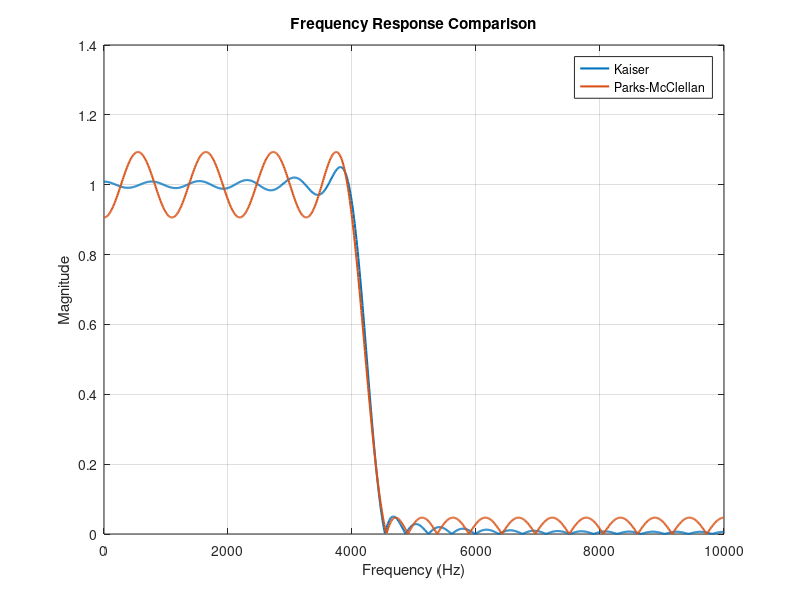

Recreate this plot in MATLAB.
fsamp = 20000;
fcuts = [4000 4500];
mags = [1 0]; 
devs = [0.1 0.05];

%% Kaiser Design
[n1,Wn,beta,ftype] = kaiserord(fcuts,mags,devs,fsamp);
n1 = n1 + rem(n1,2);
hh = fir1(n1,Wn,ftype,kaiser(n1+1,beta),"noscale");
fprintf('Kaiser Order %d\n', n1);

[H1,f] = freqz(hh,1,1024,fsamp);

%% Parks-McClellan Design
[n2,fo,ao,w] = firpmord(fcuts,mags,devs,fsamp);
n2 = n2 + rem(n2,2);
b = firpm(n2,fo,ao,w);
fprintf('Parks-McClellan Order %d\n', n2);

[H2,~] = freqz(b,1,1024,fsamp);

%% Plot Both
figure
plot(f,abs(H1),'LineWidth',1.5)
hold on
plot(f,abs(H2),'LineWidth',1.5)
grid on
xlabel('Frequency (Hz)')
ylabel('Magnitude')
legend('Kaiser','Parks-McClellan')
title('Frequency Response Comparison')